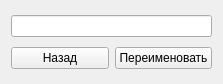
<?xml version="1.0" encoding="UTF-8"?>
<ui version="4.0">
 <class>rename_column</class>
 <widget class="QWidget" name="rename_column">
  <property name="geometry">
   <rect>
    <x>0</x>
    <y>0</y>
    <width>223</width>
    <height>84</height>
   </rect>
  </property>
  <property name="sizePolicy">
   <sizepolicy hsizetype="Fixed" vsizetype="Fixed">
    <horstretch>0</horstretch>
    <verstretch>0</verstretch>
   </sizepolicy>
  </property>
  <property name="windowTitle">
   <string>Переименновать столбец</string>
  </property>
  <layout class="QGridLayout" name="gridLayout">
   <item row="0" column="0" colspan="2">
    <widget class="QLineEdit" name="lineEdit"/>
   </item>
   <item row="1" column="0">
    <widget class="QPushButton" name="pushButton_back">
     <property name="text">
      <string>Назад</string>
     </property>
    </widget>
   </item>
   <item row="1" column="1">
    <widget class="QPushButton" name="pushButton_continue">
     <property name="text">
      <string>Переименовать</string>
     </property>
    </widget>
   </item>
  </layout>
 </widget>
 <resources/>
 <connections/>
</ui>
